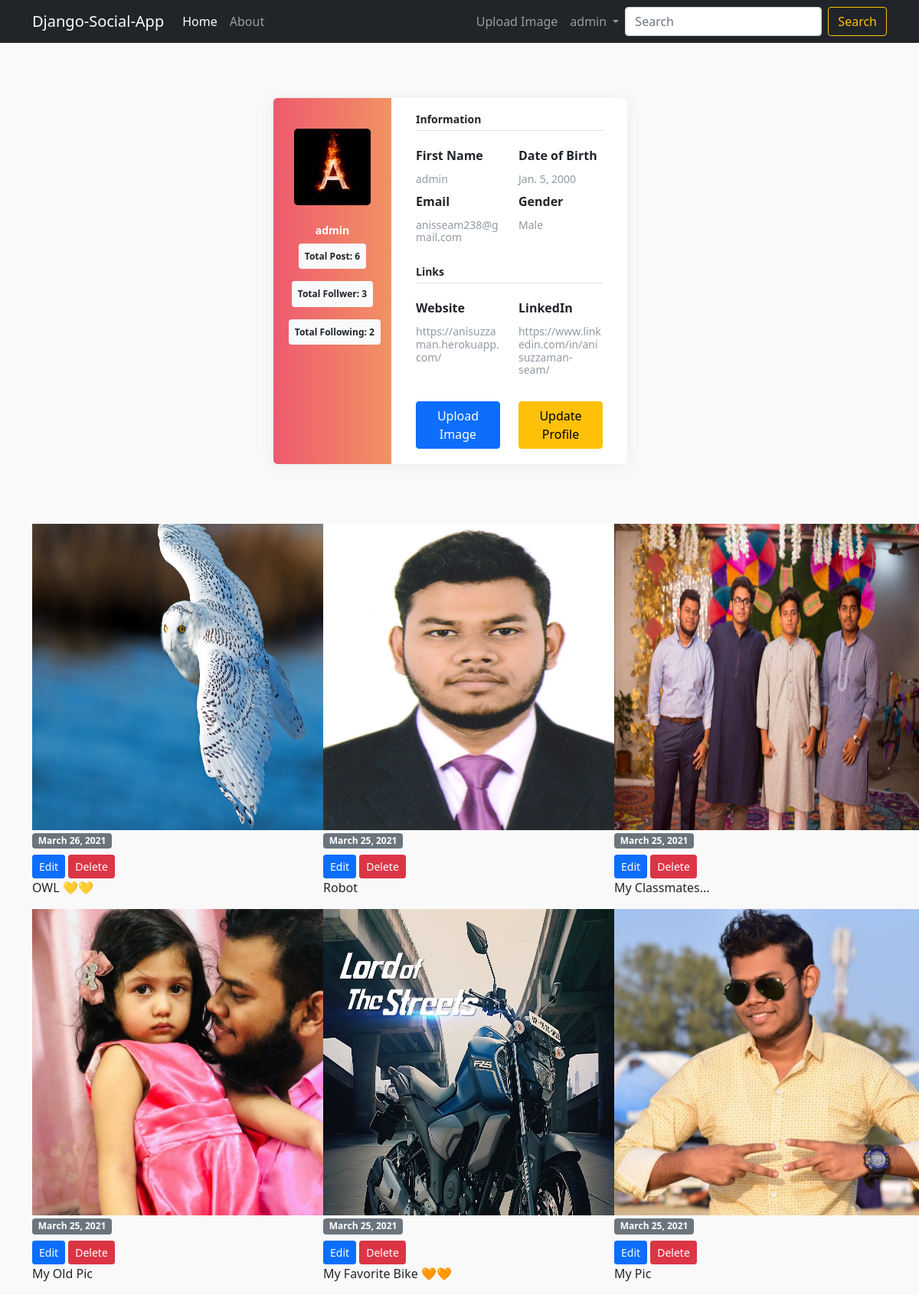
The page /profile/ (signed in) on the database its author committed.
### App_Login/models.py (models this page shows, shortened)
class User(AbstractBaseUser):
    email         = models.EmailField(max_length=255, unique=True)
    username      = models.CharField(max_length=30, unique=True)
    active        = models.BooleanField(default=True)  # user can login
    staff         = models.BooleanField(default=False) # staff user non superuser
    admin         = models.BooleanField(default=False) # superuser
    timestamp     = models.DateTimeField(auto_now_add=True)
    USERNAME_FIELD = 'email'
    REQUIRED_FIELDS = ['username',]
    objects = UserManager()
    @property
    def is_active(self):
        return self.active
    class Meta:
        ordering = ['-timestamp',]

class Profile(models.Model):
    GENDER_CHOICES = (
        ('Male' , 'Male'),
        ('Female' , 'Female'),
        ('Transgender' , 'Transgender'),
    )
    user        = models.OneToOneField(settings.AUTH_USER_MODEL, on_delete=models.CASCADE, related_name='user_profile')
    profile_pic = models.ImageField(default='default.png', upload_to='profile_pics')
    dob         = models.DateField(verbose_name="Date of Birth")
    gender      = models.CharField(max_length=20, choices=GENDER_CHOICES, default='Male')
    website     = models.URLField(blank=True, null=True)
    linkedin    = models.URLField(blank=True, null=True)

### App_Post/models.py (models this page shows, shortened)
class Post(models.Model):
    author = models.ForeignKey(settings.AUTH_USER_MODEL, on_delete=models.CASCADE, related_name='user_post')
    image = models.ImageField(upload_to='post_images')
    caption = models.CharField(max_length=264)
    upload_date = models.DateTimeField(auto_now_add=True)
    update_date = models.DateTimeField(auto_now=True)
    class Meta:
        ordering = ['-upload_date', ]

### App_Login/views.py (the view)
# urls.py: path('profile/', views.profile_page, name='profile_page'),
@login_required
def profile_page(request):
    posts = Post.objects.all()
    context = {'posts' : posts}
    return render(request, 'App_Login/profile.html', context)

### App_Login/templates/App_Login/profile.html (shortened to what this page needs)
{% extends 'App_Post/base.html' %}
{% block content %}
<div class="page-content page-container" id="page-content">
  <div class="padding">
    <div class="row container d-flex justify-content-center">
      <div class="col-xl-6 col-md-12">
        <div class="card user-card-full">
          <div class="row m-l-0 m-r-0">
            <div class="col-sm-4 bg-c-lite-green user-profile">
              <div class="card-block text-center text-white">
                <div class="m-b-25">
                  <img
                    src="{{ user.user_profile.profile_pic.url }}"
                    class="img-radius"
                    alt="User-Profile-Image"
                  />
                </div>
                <h6 class="f-w-600">{{user.username}}</h6>
                <p class="badge bg-light text-dark">Total Post: {{user.user_post.count}}</p>
                <p class="badge bg-light text-dark">Total Follwer: {{user.follower.count}}</p>
                <p class="badge bg-light text-dark">Total Following: {{user.following.count}}</p>
              </div>
            </div>
            <div class="col-sm-8">
              <div class="card-block">
                <h6 class="m-b-20 p-b-5 b-b-default f-w-600">Information</h6>
                <div class="row">
                  <div class="col-sm-6">
                    <p class="m-b-10 f-w-600">First Name</p>
                    <h6 class="text-muted f-w-400">
                      {% if user.username %}
                        {{user.username}}
                      {% else %}
                        NULL
                      {% endif %}
                    </h6>
                  </div>
                  <div class="col-sm-6">
                    <p class="m-b-10 f-w-600">Date of Birth</p>
                    <h6 class="text-muted f-w-400">
                      {% if user.user_profile.dob %}
                        {{user.user_profile.dob}}
                      {% else %}
                        NULL
                      {% endif %}
                    </h6>
                  </div>
                  <div class="col-sm-6">
                    <p class="m-b-10 f-w-600">Email</p>
                    <h6 class="text-muted f-w-400">
                      {% if user.email %}
                        {{user.email}}
                      {% else %}
                        NULL
                      {% endif %}
                    </h6>
                  </div>
                  <div class="col-sm-6">
                    <p class="m-b-10 f-w-600">Gender</p>
                    <h6 class="text-muted f-w-400">
                      {% if user.user_profile.gender %}
                        {{user.user_profile.gender}}
                      {% else %}
                        NULL
                      {% endif %}
                    </h6>
                  </div>
                </div>
                <h6 class="m-b-20 m-t-40 p-b-5 b-b-default f-w-600">Links</h6>
                <div class="row">
                  <div class="col-sm-6">
                    <p class="m-b-10 f-w-600">Website</p>
                    <h6 class="text-muted f-w-400">
                      {% if user.user_profile.website %}
                            {{user.user_profile.website}}
                      {% else %}
                            NULL
                      {% endif %}
                    </h6>
                  </div>
                  <div class="col-sm-6">
                    <p class="m-b-10 f-w-600">LinkedIn</p>
                    <h6 class="text-muted f-w-400">
                      {% if user.user_profile.linkedin %}
                            {{user.user_profile.linkedin}}
                      {% else %}
                            NULL
                      {% endif %}
                    </h6>
                  </div>
                </div>
                <div class="row">
                  <div class="col-sm-6 mt-4">
                    <a class="btn btn-primary" href="{% url 'post_create' %}"
                      >Upload Image</a
                    >
                  </div>
                  <div class="col-sm-6 mt-4">
                    <a class="btn btn-warning" href="{% url 'edit_profile' %}"
                      >Update Profile</a
                    >
                  </div>
                </div>
              </div>
            </div>
          </div>
        </div>
      </div>
    </div>
  </div>
</div>
<div class="row">
    {% for post in user.user_post.all %}
    <div class="col-sm-4">
        <div class="panel panel-primary">
          <div class="panel-body">
              <img src="{{post.image.url}}" class="img-responsive" style="width:400px; height: 400px;" alt="Image" title="{{post.caption}}">
            </div>
          <div class="panel-footer">
              <h5 class="badge bg-secondary">{{post.upload_date|date:"F d, Y"}}</h5><br>
              <a class="btn btn-primary btn-sm" href="{% url 'post_update' post.id %}">Edit</a>
              <a class="btn btn-danger btn-sm" href="{% url 'post_delete' post.id %}">Delete</a>
              <p>{{post.caption}}</p>
            </div>
        </div>
      </div>
    {% endfor %}
</div>
{% endblock content %}

### App_Post/templates/App_Post/base.html (shortened to what this page needs)
{% load static %}
<!DOCTYPE html>
<html lang="en">
  <head>
    <link
      href="https://cdn.jsdelivr.net/npm/bootstrap@5.0.0-beta2/dist/css/bootstrap.min.css"
      rel="stylesheet"
    />
    <link rel="stylesheet" href="{% static 'App_Post/css/main.css' %}">
    <link rel="stylesheet" href="{% static 'App_Login/css/main.css' %}">
  </head>
  <body>
    {% include 'App_Post/navber.html' %}
    <div class="container mt-4">
      {% block content %} {% endblock content %}
    </div>
  </body>
</html>

### App_Post/templates/App_Post/navber.html (shortened to what this page needs)
<nav class="navbar navbar-expand-lg navbar-dark bg-dark">
    <div class="container">
      <a class="navbar-brand" href="{% url 'home'%}">Django-Social-App</a>
      <div class="collapse navbar-collapse" id="navbarSupportedContent">
        <ul class="navbar-nav me-auto">
          <li class="nav-item">
            <a class="nav-link active" aria-current="page" href="{% url 'home'%}">Home</a>
          </li>
          <li class="nav-item">
            <a class="nav-link" href="#">About</a>
          </li>
        </ul>
        <ul class="navbar-nav ms-auto">
          {% if user.is_authenticated %}
          <li class="nav-item">
            <a class="nav-link" aria-current="page" href="{% url 'post_create'%}">Upload Image</a>
          </li>
          <li class="nav-item dropdown">
            <a class="nav-link dropdown-toggle" href="#" id="navbarDropdown" role="button" data-toggle="dropdown" aria-haspopup="true" aria-expanded="false">
              {{user.username}}
            </a>
          </li>
          {% endif %}
        </ul>
        <form class="d-flex" method="GET">
          <input class="form-control me-2" name="search" type="search" placeholder="Search" aria-label="Search">
          <button class="btn btn-outline-warning" type="submit">Search</button>
        </form>
      </div>
    </div>
  </nav>

### App_Login/static/App_Login/css/main.css (style rules this page uses)
body { background-color: #f9f9fa }
.padding { padding: 3rem !important }
.user-card-full { overflow: hidden }
.card { border-radius: 5px; -webkit-box-shadow: 0 1px 20px 0 rgba(69, 90, 100, 0.08); box-shadow: 0 1px 20px 0 rgba(69, 90, 100, 0.08); border: none; margin-bottom: 30px }
.m-r-0 { margin-right: 0px }
.m-l-0 { margin-left: 0px }
.user-card-full .user-profile { border-radius: 5px 0 0 5px }
.bg-c-lite-green { background: -webkit-gradient(linear, left top, right top, from(#f29263), to(#ee5a6f)); background: linear-gradient(to right, #ee5a6f, #f29263) }
.user-profile { padding: 20px 0 }
.card-block { padding: 1.25rem }
.m-b-25 { margin-bottom: 25px }
.img-radius { border-radius: 5px }
img { width: 100px; }
h6 { font-size: 14px }
.card .card-block p { line-height: 25px }
.b-b-default { border-bottom: 1px solid #e0e0e0 }
.m-b-20 { margin-bottom: 20px }
.p-b-5 { padding-bottom: 5px !important }
.m-b-10 { margin-bottom: 10px }
.text-muted { color: #919aa3 !important }
.f-w-600 { font-weight: 600 }
.m-t-40 { margin-top: 20px }

### rows shown on the page
User: username "admin", user_profile.profile_pic (picture), user_post.count "6", follower.count "3", following.count "2", user_profile.dob "Jan. 5, 2000", email "anisseam238@gmail.com", user_profile.gender "Male", user_profile.website "https://anisuzzaman.herokuapp.com/", user_profile.linkedin "https://www.linkedin.com/in/anisuzzaman-seam/"
Post: image (picture), upload_date "March 26, 2021", caption "OWL 💛💛"
Post: image (picture), upload_date "March 25, 2021", caption "Robot"
Post: image (picture), upload_date "March 25, 2021", caption "My Classmates..."
Post: image (picture), upload_date "March 25, 2021", caption "My Old Pic"
Post: image (picture), upload_date "March 25, 2021", caption "My Favorite Bike 🧡🧡"
Post: image (picture), upload_date "March 25, 2021", caption "My Pic"
